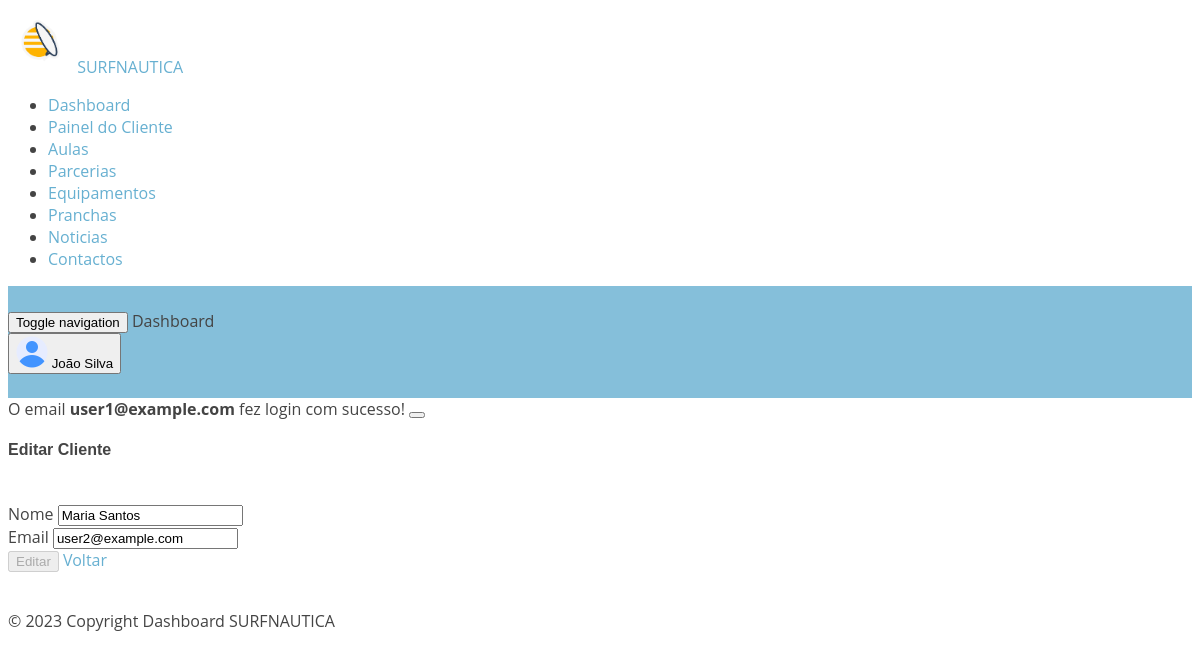
The page /dashboard/editUser.php?id=2 (signed in) on the database its author committed.
### tables this page shows
CREATE TABLE IF NOT EXISTS `users` (
  `id` INT(11) NOT NULL AUTO_INCREMENT,
  `email` VARCHAR(50) NOT NULL,
  `nome` VARCHAR(50) NOT NULL,
  `pass` VARCHAR(250) NOT NULL,
  `permission` INT(11) NOT NULL default 0,
  PRIMARY KEY (`id`));

### dashboard/editUser.php (the view, shortened to what this page needs)
<?php
require_once '../conexao.php';
?>
<!DOCTYPE html>
<html lang="en" dir="ltr">
<head>
  <?php
  require_once 'sheets/dashboardHead.php';
  ?>
</head>
<body class="navbar-fixed sidebar-fixed" id="body">
  <div class="wrapper">
    <aside class="left-sidebar sidebar-dark" id="left-sidebar">
      <div id="sidebar" class="sidebar sidebar-with-footer">
        <div class="app-brand">
          <a href="../index.php">
            <img src="assets/images/favicon.png" style="height: 65px;" alt="Mono">
            <span class="brand-name text-light">SURFNAUTICA</span>
          </a>
        </div>
        <?php
        require_once 'sheets/dashboardmenu.php';
        ?>
      </div>
    </aside>
    <div class="page-wrapper">
      <header class="main-header" id="header">
        <nav class="navbar navbar-expand-lg navbar-light" id="navbar">
          <button id="sidebar-toggler" class="sidebar-toggle">
            <span class="sr-only">Toggle navigation</span>
          </button>
          <span class="page-title">Dashboard</span>
          <div class="navbar-right ">
            <?php
            require_once 'sheets/dashboardNavbar.php';
            ?>
          </div>
        </nav>
      </header>
      <div class="content-wrapper">
        <?php
        $id = $_GET["id"];
        $query = "SELECT * FROM users WHERE id='$id'";
        $result = mysqli_query($conn, $query);
        if ($result && $result->num_rows) {
          $row = $result->fetch_object();
          $email = $row->email;
          $nome = $row->nome;
        ?>
          <div class="content">
            <div class="row">
              <div class="col-lg-12 mt-5">
                <?php
                if (isset($_SESSION["message"])) { ?>
                  <div class='alert alert-<?php echo $_SESSION["message"]["type"] ?> alert-dismissible fade show' role='alert'>
                    <?php echo $_SESSION["message"]["content"]; ?>
                    <button type="button" class="close" data-dismiss="alert" aria-label="Close"><span class="mdi mdi-times"></span>
                    </button>
                  </div>
                <?php unset($_SESSION["message"]);
                }
                ?>
                <div class="card">
                  <div class="card-body">
                    <h4 class="header-title">Editar Cliente</h4>
                    <br>
                    <div class="single-table">
                      <form id="editUser" action="editUser.php" method="POST" class="form" enctype="multipart/form-data">
                        <div class="row">
                          <div class="col-sm-6">
                            <div class="form-group">
                              <label for="fname">Nome</label>
                              <input type="text" class="form-control" placeholder="Nome" id="nome" name="nome" value="<?= $nome ?>" >
                            </div>
                          </div>
                          <div class="col-sm-6">
                            <div class="form-group">
                              <label for="lname">Email</label>
                              <input type="text" class="form-control" placeholder="Email" id="email" name="email" value="<?= $email ?>" pattern="^[_a-zA-Z0-9-]+(\.[_a-zA-Z0-9-]+)*@[a-zA-Z0-9-]+(\.[a-zA-Z0-9-]+)*\.(([0-9]{1,3})|([a-zA-Z]{2,3})|(aero|coop|info|museum|name))$" required>
                            </div>
                          </div>
                        </div>
                        <button type="submit" class="btn btn-primary" name="editUser" id="editbutton" disabled>Editar</button>
                        <a href="dashboard.php" class="btn btn-secondary" name="voltarcontato" type="submit">Voltar</a>
                      </form>
                    </div>
                  </div>
                </div>
              </div>
            </div>
          </div>
        <?php
        } else {
          echo "<script>alert('Seleciona um cliente valido!');window.location='listAdmin.php'</script>";
        }
        ?>
        <br>
        <footer class="footer mt-auto">
          <?php
          require_once 'sheets/dashboardFooter.php';
          ?>
        </footer>
      </div>
</body>
</html>

### dashboard/sheets/dashboardNavbar.php (shortened to what this page needs)
<?php
require_once '../conexao.php';
$query = "SELECT nome FROM users WHERE email = '{$_SESSION['email']}'";
$user = mysqli_query($conn, $query);
if ($user->num_rows) {
  $row = $user->fetch_object();
  $nome = $row->nome;
?>
  <ul class="nav navbar-nav">
    <li class="dropdown user-menu">
      <button class="dropdown-toggle nav-link" data-toggle="dropdown">
        <img src="assets/images/user/user-xs.png" class="user-image rounded-circle" alt="User Image" />
        <span class="d-none d-lg-inline-block"><?php echo $nome ?></span>
      </button>
    </li>
  </ul>
<?php
}
?>

### assets/css/style.css (style rules this page uses)
body { font-family: "Open Sans", sans-serif; color: #444444; }
a { text-decoration: none; color: #67b0d1; }
h1, h2, h3, h4, h5, h6 { font-family: "Raleway", sans-serif; }
#header { transition: all 0.5s; z-index: 997; transition: all 0.5s; padding: 24px 0; background: rgba(103, 176, 209, 0.8); }
.navbar { padding: 0; }
.navbar ul { margin: 0; padding: 0; display: flex; list-style: none; align-items: center; }
.navbar li { position: relative; }

### rows shown on the page
users: nome "João Silva"
users: nome "Maria Santos", email "user2@example.com"

### other values the page prints
$_SESSION["message"]["content"] "O email user1@example.com fez login com sucesso!"
